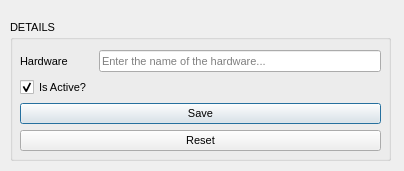
<?xml version="1.0" encoding="UTF-8"?>
<ui version="4.0">
 <class>Dialog</class>
 <widget class="QDialog" name="Dialog">
  <property name="windowModality">
   <enum>Qt::ApplicationModal</enum>
  </property>
  <property name="geometry">
   <rect>
    <x>0</x>
    <y>0</y>
    <width>404</width>
    <height>171</height>
   </rect>
  </property>
  <property name="windowTitle">
   <string>Dialog</string>
  </property>
  <widget class="QGroupBox" name="groupBox">
   <property name="geometry">
    <rect>
     <x>10</x>
     <y>20</y>
     <width>381</width>
     <height>141</height>
    </rect>
   </property>
   <property name="font">
    <font>
     <pointsize>8</pointsize>
    </font>
   </property>
   <property name="title">
    <string>DETAILS</string>
   </property>
   <widget class="QWidget" name="formLayoutWidget">
    <property name="geometry">
     <rect>
      <x>10</x>
      <y>30</y>
      <width>361</width>
      <height>101</height>
     </rect>
    </property>
    <layout class="QFormLayout" name="formLayout">
     <item row="0" column="0">
      <widget class="QLabel" name="hw_label">
       <property name="text">
        <string>Hardware</string>
       </property>
      </widget>
     </item>
     <item row="0" column="1">
      <widget class="QLineEdit" name="hwt_entry">
       <property name="font">
        <font>
         <pointsize>8</pointsize>
        </font>
       </property>
       <property name="styleSheet">
        <string notr="true"/>
       </property>
       <property name="placeholderText">
        <string>Enter the name of the hardware...</string>
       </property>
      </widget>
     </item>
     <item row="1" column="0">
      <widget class="QCheckBox" name="hwt_active">
       <property name="font">
        <font>
         <strikeout>false</strikeout>
        </font>
       </property>
       <property name="text">
        <string>Is Active?</string>
       </property>
       <property name="checked">
        <bool>true</bool>
       </property>
      </widget>
     </item>
     <item row="2" column="0" colspan="2">
      <widget class="QPushButton" name="hwt_save_btn">
       <property name="text">
        <string>Save</string>
       </property>
      </widget>
     </item>
     <item row="3" column="0" colspan="2">
      <widget class="QPushButton" name="hwt_reset_btn">
       <property name="text">
        <string>Reset</string>
       </property>
      </widget>
     </item>
    </layout>
   </widget>
  </widget>
 </widget>
 <resources/>
 <connections/>
</ui>
